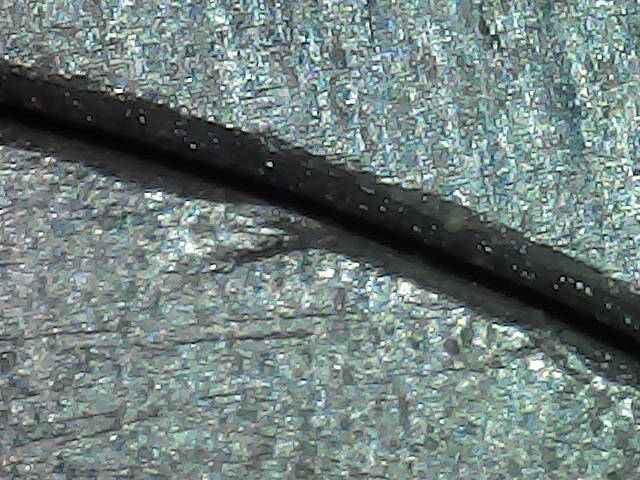
#> input picture photos/c10.jpg, 640 x 480 px, given in place of the camera
$ python DectSmallLines.py
#> lines starting #> are read from the running program, lines starting #| are printed output that depends on the picture; after the words box and inside, x2 and y2 are one past the last pixel; in counts of white or black regions, pixels touching at a corner belong together
#> further down, frame is the input picture: shape (480, 640, 3); mean B, G, R 124.9, 127.1, 112
import cv2
import numpy as np
import os
import matplotlib.pyplot as plt
import xml.etree.ElementTree as ET


# 最终检测的距离
global distance
distance = 0
# 二值化的最小阈值
global minThresh
minThresh = 28

# 霍夫直线检测
def houghStraightLines(imgContour):
    # dilate_img = cv2.dilate(imgContour, kernel=np.ones((1, 1), np.uint8))
    _, binary = cv2.threshold(imgContour, minThresh, 255, cv2.THRESH_BINARY)
    # print("houghStraightLines", minThresh)
    dilate_img = cv2.dilate(binary, kernel=np.ones((3, 3), np.uint8))
    dilate_img = cv2.erode(dilate_img, kernel=np.ones((3, 3), np.uint8))

    # cv2.imshow("dilate_img", dilate_img)

    contours, hierarchy = cv2.findContours(dilate_img, cv2.RETR_EXTERNAL, cv2.CHAIN_APPROX_SIMPLE)
    newImg = np.zeros(imgContour.shape, dtype=np.uint8)
    imgContour = cv2.drawContours(newImg, contours, -1, 255, 1)

    # 霍夫变换
    minLineLength = 40 # 56
    maxLineGap = 0
    lines = cv2.HoughLines(imgContour, 1.0, np.pi / 180, minLineLength, maxLineGap)  # 函数将通过步长为1的半径和步长为π/180的角来搜索所有可能的直线
    # print(len(lines))

    if lines is None:
        return -1
    else:
        number = 0
        linesR = []
        linesTheta = []
        xPoints = []
        yPoints = []
        for line in lines:
            rho, theta = line[0]  # line[0]存储的是点到直线的极径和极角，其中极角是弧度表示的
            a = np.cos(theta)  # theta是弧度
            b = np.sin(theta)
            x0 = a * rho
            y0 = b * rho
            x1 = int(x0 + 1000 * (-b))  # 直线起点横坐标
            y1 = int(y0 + 1000 * (a))  # 直线起点纵坐标
            x2 = int(x0 - 1000 * (-b))  # 直线终点横坐标
            y2 = int(y0 - 1000 * (a))  # 直线终点纵坐标

            # [6 lines of commented-out code are left out]
            threshold_value = 8
            if (abs(x1) < threshold_value or abs(y1) < threshold_value) and \
                    (abs(x2) < threshold_value or abs(y2) < threshold_value):
                continue
            elif (abs(abs(x1) - 1000) < threshold_value or abs(abs(y1) - 1000) < threshold_value) and \
                 (abs(abs(x2) - 1000) < threshold_value or abs(abs(y2) - 1000) < threshold_value):
                continue
            elif (abs(x1 - 640/2) < threshold_value or abs(y1 - 480/2) < threshold_value) and \
                    (abs(x2 - 640/2) < threshold_value or abs(y2 - 480/2) < threshold_value):
                continue

            cv2.line(imgContour, (x1, y1), (x2, y2), (0, 255, 0), 2)

            # 检测出多少条线
            # number += 1
            # print(number)
            linesR.append(abs(rho))
            linesTheta.append(theta)

            xPointsList = [x1, y1]
            yPointsList = [x2, y2]
            xPoints.append(xPointsList)
            yPoints.append(yPointsList)

            # cv2.imshow("Find_lines", imgContour)
            # cv2.waitKey()

        newLinesR = []
        newXPoints = []
        newYPoints = []
        if len(linesTheta) >= 3:
            # 找到相同的元素和下标
            list_same = []
            for i in linesTheta:
                address_index = [x for x in range(len(linesTheta)) if linesTheta[x] == i]
                list_same.append([i, address_index])
            dict_address = dict(list_same)

            for values in dict_address.values():
                # print(len(values))
                if len(values) >= 2:
                    index = values
                    newLinesR.append(linesR[index[0]])
                    newLinesR.append(linesR[index[1]])

                    # 获取平行线坐标
                    newXPoints.append(xPoints[index[0]])
                    newXPoints.append(xPoints[index[1]])

                    newYPoints.append(yPoints[index[0]])
                    newYPoints.append(yPoints[index[1]])
                    break

        elif len(linesTheta) == 2  and linesTheta[0] == linesTheta[1]:
            newLinesR.append(linesR[0])
            newLinesR.append(linesR[1])
        else:
            return -1


        # 计算两线间距离
        dist_many = []
        global distance
        if len(newLinesR) % 2 == 0:
            for j in range(int(len(newLinesR) / 2)):
                dist_one = abs(newLinesR[j * 2] - newLinesR[2 * j + 1])
                if dist_one > 5 and dist_one < 100:
                    dist_many.append(dist_one)
            if len(dist_many) > 0:
                distance = sum(dist_many) / len(dist_many)

            # 设置间距的最大值
                print("distance hough is ", distance)
                # 在图像上显示距离
                # cv2.putText(imgContour, ("min_dist=%0.2f" % distance), (50, 50), cv2.FONT_HERSHEY_SIMPLEX, 1, (255, 0, 0), 2)
                # 绘制平行线
                for k in range(len(newXPoints)):
                    cv2.line(imgContour, (newXPoints[k][0], newXPoints[k][1]), (newYPoints[k][0], newYPoints[k][1]),
                             (0, 255, 0), 2)
                    # [4 lines of commented-out code are left out]

                if distance > 1 and distance < 100:
                    return distance
                else:
                    return -1
            else:
                return -1
        else:
            # print("检测位置不合理")
            return -1

def main(image):
    gray = cv2.cvtColor(image, cv2.COLOR_BGR2GRAY)
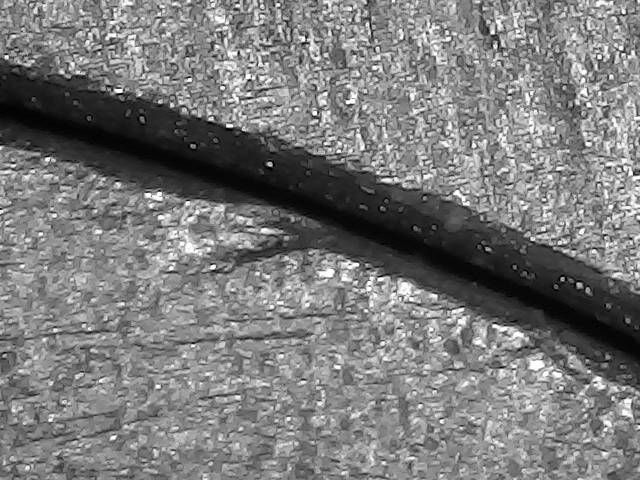
#> gray: shape (480, 640); min 0, max 255, mean 122.3
    #
    # 二值化
    _, binary = cv2.threshold(gray, minThresh, 255, cv2.THRESH_BINARY)
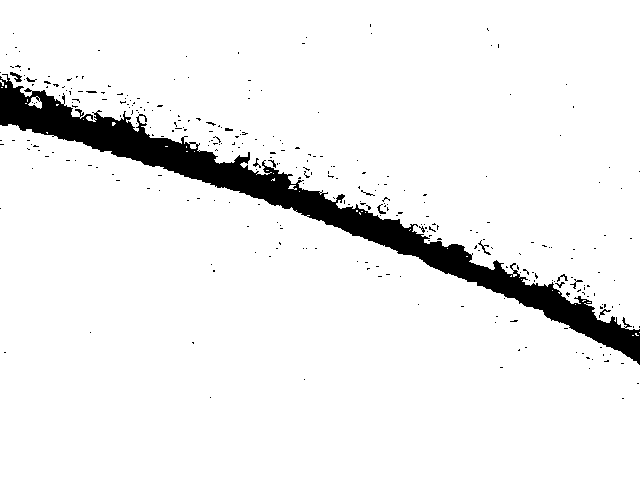
#> binary: shape (480, 640); 93.3% white; 308 black regions (295 under 20 px), largest, box (x1, y1, x2, y2) and area: (0, 74, 640, 365) 19186, (10, 72, 22, 82) 56, (478, 240, 491, 255) 42
    # print("main", minThresh)
    # 图像取反
    # cv2.imshow("binary", binary)

    # 膨胀腐蚀操作
    dilate_img = cv2.dilate(binary, kernel=np.ones((3, 3), np.uint8))
#> dilate_img: shape (480, 640); 94.8% white; 25 black regions (24 under 20 px), largest, box (x1, y1, x2, y2) and area: (0, 82, 640, 363) 16078
    dilate_img = cv2.erode(dilate_img, kernel=np.ones((3, 3), np.uint8))
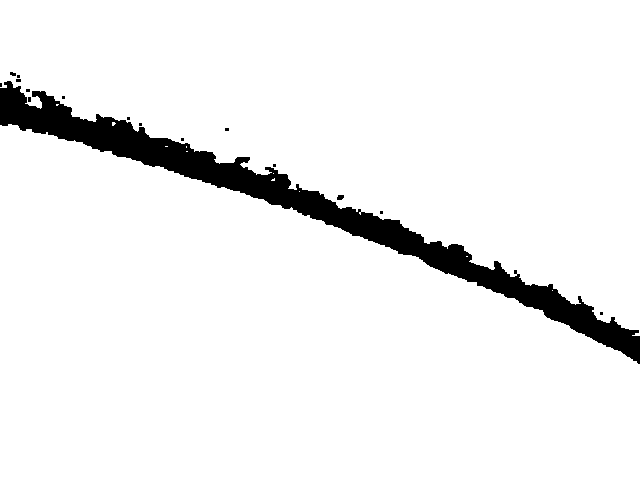
#> dilate_img: shape (480, 640); 94% white; 16 black regions (14 under 20 px)
    # cv2.imshow("bin_img", dilate_img)
    # cv2.waitKey()

    # 轮廓
    contours, hierarchy = cv2.findContours(dilate_img, cv2.RETR_EXTERNAL, cv2.CHAIN_APPROX_SIMPLE)
#> contours = 12 contours, 10 with area under 20; largest, box (x1, y1, x2, y2) and area: (0, 124, 640, 480) 160150, (0, 0, 640, 336) 126726
    newImg = np.zeros(gray.shape, dtype=np.uint8)
    imgContour = cv2.drawContours(newImg, contours, -1,255,1)
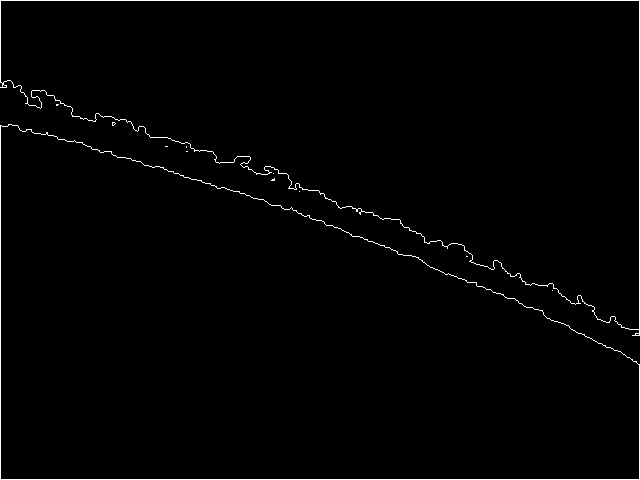
#> imgContour: shape (480, 640); 1.3% white in thin lines or dots
    # cv2.imshow("imgContour", imgContour)
    # cv2.waitKey()

    # 获取图像长宽
    imgInfo = image.shape
    height = imgInfo[0]
    width = imgInfo[1]

    dilate_img = cv2.dilate(imgContour, kernel=np.ones((1, 1), np.uint8))

    # cv2.imshow("dilate_img", dilate_img)

    # 霍夫变换
    minLineLength = 80
    maxLineGap = 0
    global distance

    lines = cv2.HoughLines(dilate_img, 1.0, np.pi / 180, minLineLength, maxLineGap)  # 函数将通过步长为1的半径和步长为π/180的角来搜索所有可能的直线
#> lines = 14 rows, first 8: [0, 1.57], [479, 1.57], [639, 0], [0, 0], [114, 1.87], [85, 1.95], [68, 1.94], [111, 1.88]
    # print(len(lines))

    if lines is None:
        print("change positon")

    elif len(lines) >= 2:
        number = 0
        linesR = []
        linesTheta1 = []
        xPoints = []
        yPoints = []
        for line in lines:
            rho, theta = line[0]  # line[0]存储的是点到直线的极径和极角，其中极角是弧度表示的
            a = np.cos(theta)  # theta是弧度
            b = np.sin(theta)
            x0 = a * rho
            y0 = b * rho
            x1 = int(x0 + 1000 * (-b))  # 直线起点横坐标
            y1 = int(y0 + 1000 * (a))  # 直线起点纵坐标
            x2 = int(x0 - 1000 * (-b))  # 直线终点横坐标
            y2 = int(y0 - 1000 * (a))  # 直线终点纵坐标

            # 删除外面的四条边线
            threshold_value = 10
            if (abs(x1) < threshold_value or abs(y1) < threshold_value) and \
                    (abs(x2) < threshold_value or abs(y2) < threshold_value):
                continue
            elif (abs(x1 - 640 ) < threshold_value or abs(y1 - 480) < threshold_value) and \
                    (abs(x2 - 640 ) < threshold_value or abs(y2 - 480) < threshold_value):
                continue

            # cv2.line(image, (x1, y1), (x2, y2), (0, 255, 0), 2)

            # 检测出多少条线
            # number += 1
            # print(number)
            linesR.append(abs(rho))
            linesTheta1.append(theta)

            xPointsList = [x1, y1]
            yPointsList = [x2, y2]
            xPoints.append(xPointsList)
            yPoints.append(yPointsList)
#> this loop made 14 passes
#> (rho, theta, a, b, x0, y0, x1, y1) on passes 1 to 8: (0, 1.57, -4.37e-08, 1, 0, 0, -1000, 0), (479, 1.57, -4.37e-08, 1, -2.09e-05, 479, -1000, 478), (639, 0, 1, 0, 639, 0, 639, 1000), (0, 0, 1, 0, 0, 0, 0, 1000), (114, 1.87, -0.292, 0.956, -33.33, 109, -989, -183), (85, 1.95, -0.375, 0.927, -31.84, 78.81, -959, -295), (68, 1.94, -0.358, 0.934, -24.37, 63.48, -957, -294), (111, 1.88, -0.309, 0.951, -34.3, 105.6, -985, -203)
#> after the loop, linesR = [114, 85, 68, 111, 74, 76, 69, 72, 92, 65]; linesTheta1 = [1.87, 1.95, 1.94, 1.88, 1.92, 1.97, 1.99, 1.92, 1.94, 1.95]; xPoints = [[-989, -183], [-959, -295], [-957, -294], [-985, -203], [-965, -272], [-950, -320], [-941, -343], [-964, -274], [-966, -272], [-951, -314]]; yPoints = [[922, 401], [895, 453], [909, 421], [916, 414], [914, 411], [890, 460], [885, 469], [915, 409], [900, 444], [902, 434]]

            # [6 lines of commented-out code are left out]
        newLinesR = []
        newXPoints = []
        newYPoints = []
        if len(linesTheta1) >= 3:
            # 找到相同的元素和下标 平行线
            list_same = []
            for i in linesTheta1:
                address_index = [x for x in range(len(linesTheta1)) if linesTheta1[x] == i]
                list_same.append([i, address_index])
#> this loop made 10 passes
#> (i, address_index) on passes 1 to 8: (1.87, [0]), (1.95, [1, 9]), (1.94, [2, 8]), (1.88, [3]), (1.92, [4, 7]), (1.97, [5]), (1.99, [6]), (1.92, [4, 7])
#> after the loop, list_same = [[1.87, [0]], [1.95, [1, 9]], [1.94, [2, 8]], [1.88, [3]], [1.92, [4, 7]], [1.97, [5]], [1.99, [6]], [1.92, [4, 7]], [1.94, [2, 8]], [1.95, [1, 9]]]
            dict_address = dict(list_same)
#> dict_address = {1.87: [0], 1.95: [1, 9], 1.94: [2, 8], 1.88: [3], 1.92: [4, 7], 1.97: [5], 1.99: [6]}


            for values in dict_address.values():
                # print(values)
                if len(values) >= 2:
                    index = values
                    newLinesR.append(linesR[index[0]])
                    newLinesR.append(linesR[index[1]])

                    # 获取平行线坐标
                    newXPoints.append(xPoints[index[0]])
                    newXPoints.append(xPoints[index[1]])

                    newYPoints.append(yPoints[index[0]])
                    newYPoints.append(yPoints[index[1]])

                        # 计算两线间距离
                    dist_many = []
                    if len(newLinesR) % 2 == 0:
                        for j in range(int(len(newLinesR) / 2)):
                            dist_one = abs(newLinesR[j * 2] - newLinesR[2 * j + 1])
                            if dist_one > 5 and dist_one < 100:
                                dist_many.append(dist_one)
                        if len(dist_many) > 0:
                            distance = sum(dist_many) / len(dist_many)
                            # 设置间距的最大值
                            print("distance is ", distance)
                            # 在图像上显示距离
                            if distance > 1 and distance < 100:
                                cv2.putText(imgContour, ("min_dist=%0.2f" % distance), (50, 50),
                                            cv2.FONT_HERSHEY_SIMPLEX, 1, (255, 0, 0), 2)

                    # 绘制平行线
                    for k in range(len(newXPoints)):
                        cv2.line(image, (newXPoints[k][0], newXPoints[k][1]), (newYPoints[k][0], newYPoints[k][1]), (0, 255, 0), 2)
                        # print(len(newXPoints))
                        # print("newXPoints :", newXPoints)

                    break

                # -----------------------------------应该只算一次

                else:
                    dists = []
                    for i in range(2):
                        for j in range(2):
                            # print(j)
                            img_roi = dilate_img[(i * 240):(i + 1) * 240, (j * 320):((j + 1) * 320)]

                            namejpg = "Images/smalls" + str(i)+ str(j) + ".jpg"
                            cv2.imwrite(namejpg,img_roi)
                            # cv2.imshow("roi", img_roi)
                            # cv2.waitKey()
                            dist = houghStraightLines(img_roi)
                            if dist > 0:
                                dists.append(dist)

                    if sum(dists) > 0:
                        dis_final = sum(dists) / len(dists)
                        distance = dis_final
                        print("final distance 3333 is ", dis_final)
                    else:
                        print("请调整测量位置3")

                    break
#> this loop made 1 pass
#> (printed output is left out)
#> pass 1, in houghStraightLines, `dilate_img = cv2.dilate(binary, kernel=np.ones((3, 3), np.uint8))`:
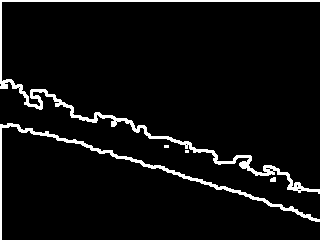
#> dilate_img: shape (240, 320); 5.4% white; 5 white regions (2 under 20 px), largest, box (x1, y1, x2, y2) and area: (0, 0, 320, 194) 2661, (0, 123, 320, 240) 1450, (270, 177, 276, 182) 26
#> after the loop:
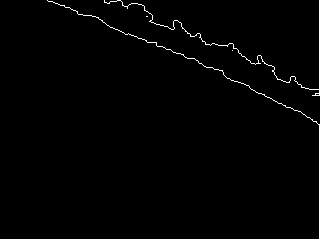
#> img_roi: shape (240, 320); 1.5% white in thin lines or dots
#> after the loop, newLinesR = []; newXPoints = []; newYPoints = []


        elif len(linesTheta1) == 2  and linesTheta1[0] == linesTheta1[1]:
            distance = abs(linesR[0] - linesR[1])
            print("distance 44444 is ", distance)
        else:
            dists = []
            num = 0
            for i in range(2):
                for j in range(2):
                    # print(j)
                    img_roi = dilate_img[(i * 240):(i + 1) * 240, (j * 320):((j + 1) * 320)]
                    hough_roi = img_roi.copy()

                    namejpg = "Images/smalls" + str(i) + str(j) + ".jpg"
                    cv2.imwrite(namejpg, img_roi)
                    # cv2.imshow("roi", hough_roi)
                    # cv2.waitKey()
                    dist = houghStraightLines(hough_roi)
                    if dist > 0:
                        dists.append(dist)

            if sum(dists) > 0:
                dis_final = sum(dists) / len(dists)
                print("final distance 2222 is ", dis_final)
            else:
                print("调整位置2")

    else:
        dists = []
        for i in range(2):
            for j in range(2):
                # print(j)
                img_roi = dilate_img[(i * 240):(i+1)*240, (j * 320):((j+1)* 320)]

                # [4 lines of commented-out code are left out]
                dist = houghStraightLines(img_roi)
                if dist > 0:
                    dists.append(dist)

        if sum(dists) > 0:
            dis_final = sum(dists)/len(dists)
            print("final distance 1111 is ", dis_final)
        else:
            print("请调整检测位置1")

    distance = distance * 0.95 / 403.90345
#> distance = 0.0729
    # cv2.putText(image, ("min_dist=%0.3f" % (distance*0.0045)), (50, 50), cv2.FONT_HERSHEY_SIMPLEX, 1, (0, 0, 255), 2)
    cv2.putText(image, ("min_dist=%0.3f mm" % distance), (50, 50), cv2.FONT_HERSHEY_SIMPLEX, 1, (0, 0, 255), 2)
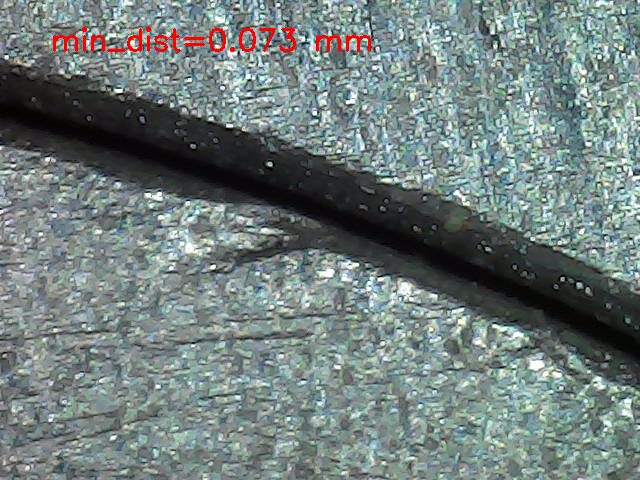
#> image: shape (480, 640, 3); 0.64% of pixels changed, all inside (x1, y1, x2, y2) = (53, 27, 371, 52)

    cv2.imshow('findlines', image)
    cv2.waitKey(1)

    plt.imshow(image)
    plt.show()

if __name__ == "__main__":

    capture = cv2.VideoCapture(0)

    if capture is None:
        print("Fail to open camera")
    else:
        while (True):
            # 获取一帧
            ret, frame = capture.read()

            if frame is None:
                print("Fail to grab")
                continue
            else:
                # 将这帧转换为灰度图
                # gray = cv2.cvtColor(frame, cv2.COLOR_BGR2GRAY)
                main(frame)

            # cv2.imshow('frame', frame)
            if cv2.waitKey(1) == ord('q'):
#> (key q is pressed here)
                break

    # # # 文件夹所有图片
    # path = r"D:\BUFFER\Pycharm\Detect Line\photos"
    # for filename in os.listdir(path):  # listdir的参数是文件夹的路径
    #     filenames = path + '\\' + filename
    #     # print(filenames)
    #     img_orig = cv2.imread(filenames, 1)
    #     print(filenames)
    #
    #     if img_orig is None:
    #         print("Warning: No Pictures")
    #     else:
    #         # image = cv2.imread("Images/lines.bmp",1)
    #         # cv2.imshow("gray_lines", image)
    #         # imgContour = imageProcess(gray)
    #         main(img_orig)

    # 单张处理
    # # read the image 并做预处理
    image = cv2.imread("photos/Check_003.jpg", 1)
    # # image = cv2.imread("Images/Snap_005.jpg",1)
    configFile_xml = "wellConfig.xml"
#> (the run stopped early here; a loop or call above may not have finished)
